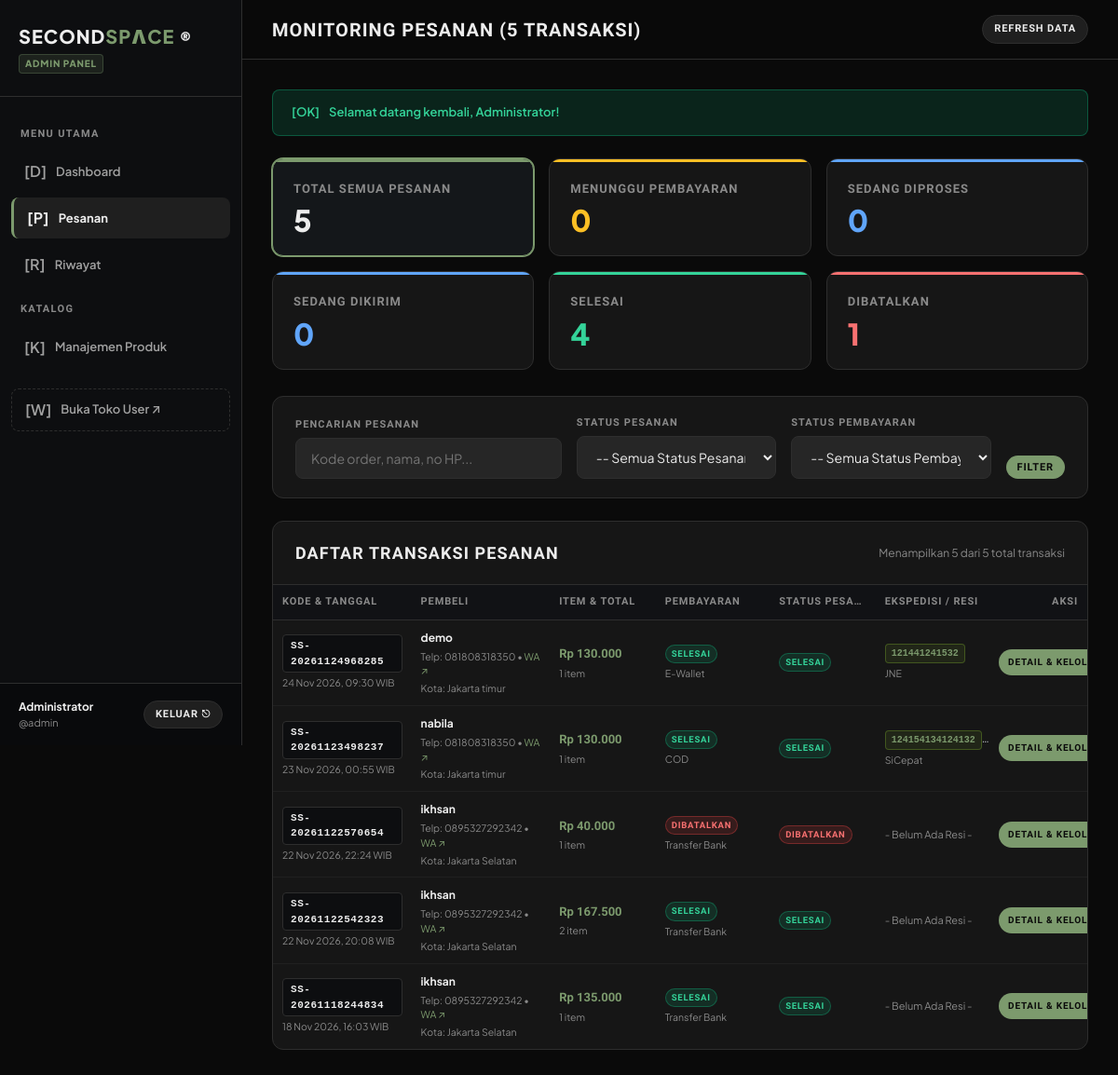
Screenshot of /admin/pesanan.php (signed in) with the database file from the repository.
### tables this page shows
CREATE TABLE `orders` (
  `id` int(11) NOT NULL AUTO_INCREMENT,
  `user_id` int(11) NOT NULL,
  `order_code` varchar(50) DEFAULT NULL,
  `address_id` int(11) DEFAULT NULL,
  `subtotal` decimal(12,2) DEFAULT NULL,
  `shipping` decimal(12,2) DEFAULT NULL,
  `total` decimal(12,2) DEFAULT NULL,
  `payment_method` varchar(50) DEFAULT NULL,
  `proof_image` varchar(255) DEFAULT NULL,
  `payment_notes` text DEFAULT NULL,
  `payment_status` enum('Belum Bayar','Menunggu Pembayaran','Menunggu Konfirmasi','Menunggu Verifikasi','Dibayar','Terverifikasi','Ditolak','Selesai','Dibatalkan') NOT NULL DEFAULT 'Menunggu Pembayaran',
  `order_status` enum('Menunggu Pembayaran','Diproses','Dikirim','Selesai','Dibatalkan') NOT NULL DEFAULT 'Menunggu Pembayaran',
  `notes` text DEFAULT NULL,
  `shipping_courier` varchar(50) DEFAULT NULL,
  `tracking_number` varchar(100) DEFAULT NULL,
  `created_at` timestamp NULL DEFAULT current_timestamp(),
  PRIMARY KEY (`id`),
  KEY `idx_order_code` (`order_code`),
  KEY `idx_order_status` (`order_status`),
  KEY `idx_payment_status` (`payment_status`),
  KEY `idx_orders_created` (`created_at`),
  KEY `fk_orders_user` (`user_id`),
  CONSTRAINT `fk_orders_user` FOREIGN KEY (`user_id`) REFERENCES `users` (`id`) ON DELETE NO ACTION ON UPDATE CASCADE
);

CREATE TABLE `addresses` (
  `id` int(11) NOT NULL AUTO_INCREMENT,
  `user_id` int(11) NOT NULL,
  `recipient_name` varchar(100) NOT NULL,
  `phone` varchar(20) NOT NULL,
  `address` text NOT NULL,
  `city` varchar(100) NOT NULL,
  `postal_code` varchar(20) NOT NULL,
  PRIMARY KEY (`id`)
);

### admin/pesanan.php (the view, shortened to what the rows shown need)
<?php
require_once __DIR__ . '/../shared/koneksi.php';
require_once __DIR__ . '/../shared/fungsi.php';
$page = max(1, (int)($_GET['page'] ?? 1));
$perPage = 12;
$offset = ($page - 1) * $perPage;
$whereClauses = ["1=1"];
$params = [];
$types = "";
$whereSql = implode(" AND ", $whereClauses);
$countSql = "
    SELECT COUNT(o.id) AS total
    FROM orders o
    LEFT JOIN users u ON o.user_id = u.id
    LEFT JOIN addresses a ON o.address_id = a.id
    WHERE {$whereSql}
";
$countStmt = $conn->prepare($countSql);
$countStmt->execute();
$totalRows = (int)$countStmt->get_result()->fetch_assoc()['total'];
$dataSql = "
    SELECT
        o.*,
        u.name AS user_name,
        u.username,
        a.recipient_name,
        a.phone AS recipient_phone,
        a.city AS recipient_city,
        (SELECT COUNT(oi.id) FROM order_items oi WHERE oi.order_id = o.id) AS total_items
    FROM orders o
    LEFT JOIN users u ON o.user_id = u.id
    LEFT JOIN addresses a ON o.address_id = a.id
    WHERE {$whereSql}
    ORDER BY o.id DESC
    LIMIT ? OFFSET ?
";
$dataStmt = $conn->prepare($dataSql);
$dataTypes = $types . "ii";
$dataParams = array_merge($params, [$perPage, $offset]);
$dataStmt->bind_param($dataTypes, ...$dataParams);
$dataStmt->execute();
$ordersResult = $dataStmt->get_result();
$orders = [];
while ($row = $ordersResult->fetch_assoc()) {
    $orders[] = $row;
}
$statusOrderBadges = [
    'Menunggu Pembayaran' => 'status-warning',
    'Diproses'            => 'status-info',
    'Dikirim'             => 'status-info',
    'Selesai'             => 'status-success',
    'Dibatalkan'          => 'status-danger'
];
$statusPaymentBadges = [
    'Menunggu Pembayaran' => 'status-warning',
    'Menunggu Konfirmasi' => 'status-warning',
    'Dibayar'             => 'status-success',
    'Terverifikasi'       => 'status-success',
    'Selesai'             => 'status-success',
    'Dibatalkan'          => 'status-danger',
    'Belum Bayar'         => 'status-muted'
];
?>
<!DOCTYPE html>
<html lang="id">
<head>
    <link rel="stylesheet" href="css/admin.css">
</head>
<body>
<div class="admin-wrapper">
    <main class="admin-main">
        <header class="admin-topbar">
            <h1 class="topbar-title">Monitoring Pesanan (<?= $totalRows ?> Transaksi)</h1>
        </header>
        <div class="admin-content">
            <section class="table-card">
                <div class="table-header">
                    <h2 class="table-title">Daftar Transaksi Pesanan</h2>
                </div>
                <?php if (empty($orders)): ?>
                    <div class="empty-box">
                        <span class="empty-box-icon">[KOSONG]</span>
                        <h3 class="empty-box-title">Tidak Ada Pesanan Ditemukan</h3>
                        <p class="empty-box-desc">Tidak ada data pesanan yang sesuai dengan filter atau kata kunci pencarian kamu.</p>
                        <a href="pesanan.php" class="btn btn-secondary btn-sm">Reset Filter Pencarian</a>
                    </div>
                <?php else: ?>
                    <div class="table-responsive" style="overflow-x: hidden;">
                        <table class="admin-table order-monitoring-table">
                            <thead>
                                <tr>
                                    <th style="width: 17%;">KODE & TANGGAL</th>
                                    <th style="width: 17%;">PEMBELI</th>
                                    <th style="width: 13%;">ITEM & TOTAL</th>
                                    <th style="width: 14%;">PEMBAYARAN</th>
                                    <th style="width: 13%;">STATUS PESANAN</th>
                                    <th style="width: 14%;">EKSPEDISI / RESI</th>
                                    <th style="width: 12%; text-align: right;">AKSI</th>
                                </tr>
                            </thead>
                            <tbody>
                                <?php foreach ($orders as $o): ?>
                                    <?php
                                        $orderCode = !empty($o['order_code']) ? $o['order_code'] : ('ORD-' . $o['id']);
                                        $buyerName = !empty($o['recipient_name']) ? $o['recipient_name'] : ($o['user_name'] ?: 'Pelanggan');
                                        $orderTotal = (float)($o['total'] ?: 0);
                                        $orderStatus = $o['order_status'] ?: 'Menunggu Pembayaran';
                                        $payStatus = $o['payment_status'] ?: 'Menunggu Pembayaran';
                                        $badgeOrderClass = $statusOrderBadges[$orderStatus] ?? 'status-muted';
                                        $badgePayClass = $statusPaymentBadges[$payStatus] ?? 'status-muted';
                                        $cleanPhone = preg_replace('/[^0-9]/', '', $o['recipient_phone'] ?? '');
                                        if (str_starts_with($cleanPhone, '0')) $cleanPhone = '62' . substr($cleanPhone, 1);
                                    ?>
                                    <tr>
                                        <td>
                                            <span class="order-code-badge" style="font-size: 11px;"><?= htmlspecialchars($orderCode) ?></span>
                                            <span class="meta-sub" style="font-size: 10.5px;"><?= date('d M Y, H:i', strtotime($o['created_at'])) ?> WIB</span>
                                        </td>
                                        <td>
                                            <strong style="color: var(--tx); font-size: 12px;"><?= htmlspecialchars($buyerName) ?></strong>
                                            <?php if (!empty($o['recipient_phone'])): ?>
                                                <span class="meta-sub" style="font-size: 10.5px;">
                                                    Telp: <?= htmlspecialchars($o['recipient_phone']) ?>
                                                    <?php if (!empty($cleanPhone)): ?>
                                                        &bull; <a href="https://wa.me/<?= $cleanPhone ?>" target="_blank" rel="noopener" style="color: var(--ac);">WA ↗</a>
                                                    <?php endif; ?>
                                                </span>
                                            <?php endif; ?>
                                            <?php if (!empty($o['recipient_city'])): ?>
                                                <span class="meta-sub" style="font-size: 10.5px;">Kota: <?= htmlspecialchars($o['recipient_city']) ?></span>
                                            <?php endif; ?>
                                        </td>
                                        <td>
                                            <strong style="color: var(--ac); font-size: 13px; font-family: var(--display-font);"><?= formatRupiah($orderTotal) ?></strong>
                                            <span class="meta-sub" style="font-size: 10.5px;"><?= (int)$o['total_items'] ?> item</span>
                                        </td>
                                        <td>
                                            <span class="badge-status <?= $badgePayClass ?>" style="font-size: 9.5px; padding: 2px 6px; white-space: nowrap;"><?= htmlspecialchars(strtoupper($payStatus)) ?></span>
                                            <span class="meta-sub" style="font-size: 10.5px;"><?= htmlspecialchars($o['payment_method'] ?? 'Transfer') ?></span>
                                        </td>
                                        <td>
                                            <span class="badge-status <?= $badgeOrderClass ?>" style="font-size: 9.5px; padding: 2px 6px; white-space: nowrap;"><?= htmlspecialchars(strtoupper($orderStatus)) ?></span>
                                        </td>
                                        <td>
                                            <?php if (!empty($o['tracking_number'])): ?>
                                                <span class="resi-tag" style="font-size: 10px; padding: 2px 6px;"><?= htmlspecialchars($o['tracking_number']) ?></span>
                                                <span class="meta-sub" style="font-size: 10.5px;"><?= htmlspecialchars($o['shipping_courier'] ?? 'Kurir') ?></span>
                                            <?php else: ?>
                                                <span style="color: var(--mu); font-size: 11px;">- Belum Ada Resi -</span>
                                            <?php endif; ?>
                                        </td>
                                        <td class="text-right">
                                            <a href="detail_pesanan.php?id=<?= (int)$o['id'] ?>" class="btn btn-primary btn-sm" style="height: 28px; padding: 0 10px; font-size: 10px; line-height: 26px; white-space: nowrap;">
                                                Detail & Kelola &rarr;
                                            </a>
                                        </td>
                                    </tr>
                                <?php endforeach; ?>
                            </tbody>
                        </table>
                    </div>
                <?php endif; ?>
            </section>
        </div>
    </main>
</div>
</body>
</html>

### rows the page displays
orders: order_code "SS-20261124968285", created_at "24 Nov 2026, 09:30", address.recipient_name "demo", address.phone "081808318350", address.city "Jakarta timur", total "Rp 130.000", total_items "1", payment_status "SELESAI", payment_method "E-Wallet", order_status "SELESAI", tracking_number "121441241532", shipping_courier "JNE"
orders: order_code "SS-20261123498237", created_at "23 Nov 2026, 00:55", address.recipient_name "nabila", address.phone "081808318350", address.city "Jakarta timur", total "Rp 130.000", total_items "1", payment_status "SELESAI", payment_method "COD", order_status "SELESAI", tracking_number "124154134124132", shipping_courier "SiCepat"
orders: order_code "SS-20261122570654", created_at "22 Nov 2026, 22:24", address.recipient_name "ikhsan", address.phone "0895327292342", address.city "Jakarta Selatan", total "Rp 40.000", total_items "1", payment_status "DIBATALKAN", payment_method "Transfer Bank", order_status "DIBATALKAN", shows "- Belum Ada Resi -"
orders: order_code "SS-20261122542323", created_at "22 Nov 2026, 20:08", address.recipient_name "ikhsan", address.phone "0895327292342", address.city "Jakarta Selatan", total "Rp 167.500", total_items "2", payment_status "SELESAI", payment_method "Transfer Bank", order_status "SELESAI", shows "- Belum Ada Resi -"
orders: order_code "SS-20261118244834", created_at "18 Nov 2026, 16:03", address.recipient_name "ikhsan", address.phone "0895327292342", address.city "Jakarta Selatan", total "Rp 135.000", total_items "1", payment_status "SELESAI", payment_method "Transfer Bank", order_status "SELESAI", shows "- Belum Ada Resi -"

### other values shown
$_SESSION['name'] "Administrator"
$_SESSION['username'] "admin"
$totalRows "5"
$successMsg "Selamat datang kembali, Administrator!"
$countAllOrders "5"
$countMenunggu "0"
$countDiproses "0"
$countDikirim "0"
$countSelesai "4"
$countDibatalkan "1"
count($orders) "5"
